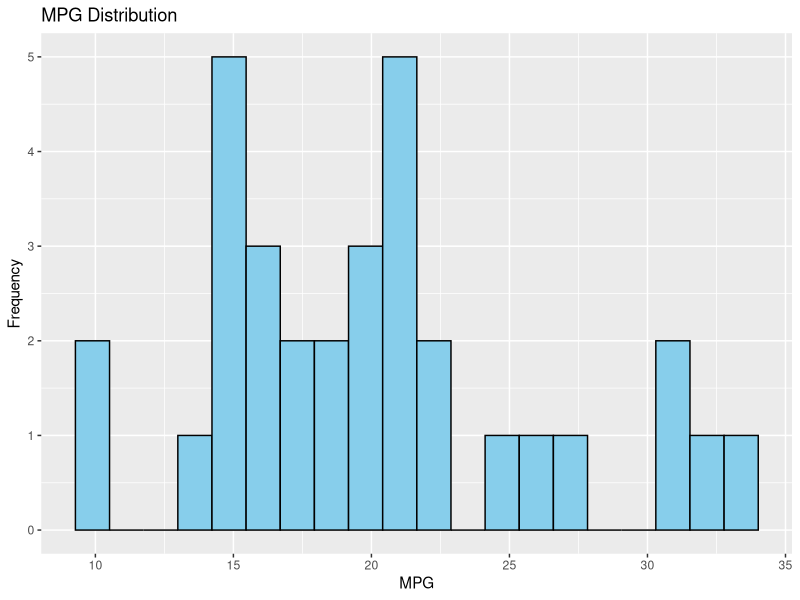
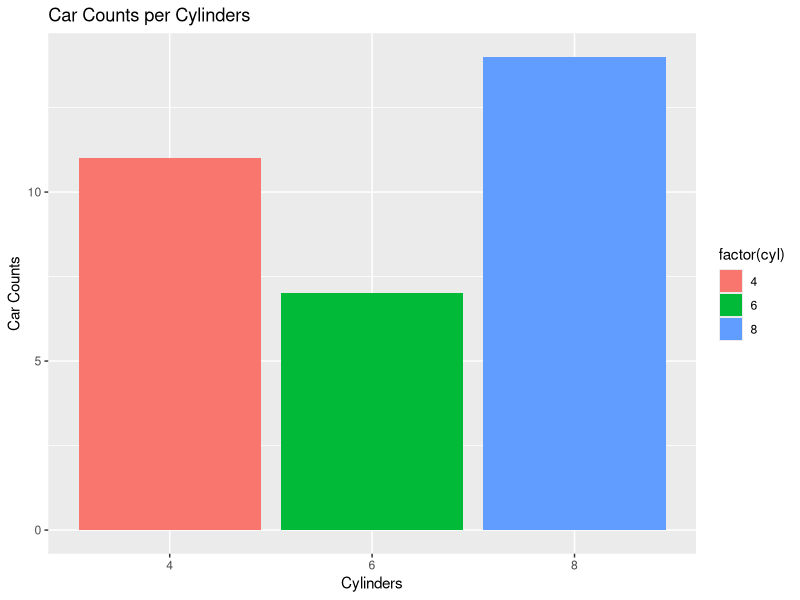
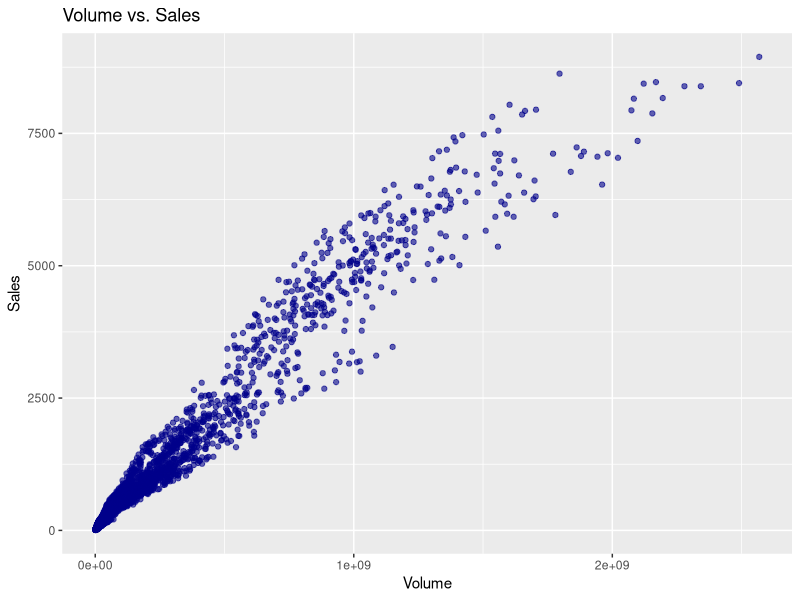
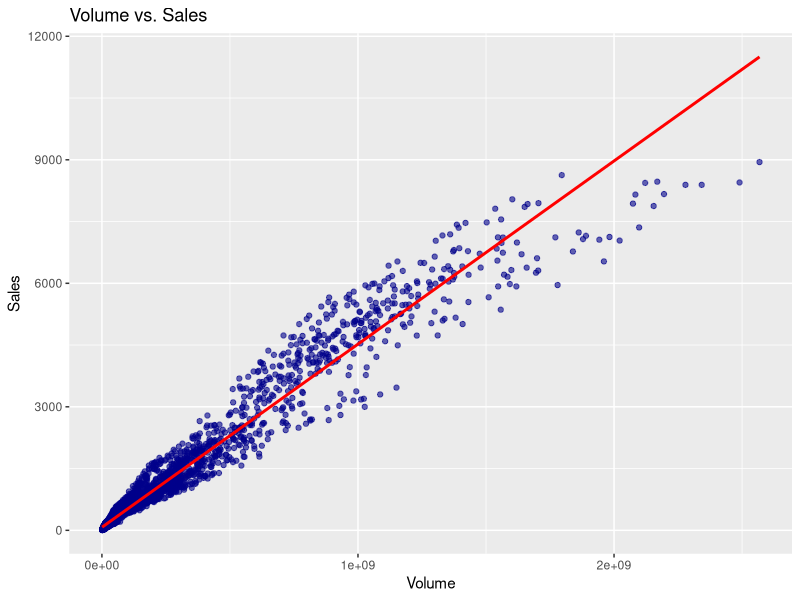

The R source for these figures, in order:
library(ggplot2)
histogram_mpg <- ggplot(mtcars, aes(x = mpg)) +  
  geom_histogram(fill = "skyblue", color = "black", bins = 20) +
  labs(title = "MPG Distribution", x = "MPG", y = "Frequency")
barplot_manufacturer <- ggplot(mtcars, aes(x = factor(cyl), fill = factor(cyl))) +
  geom_bar() +
  labs(title = "Car Counts per Cylinders", x = "Cylinders", y = "Car Counts")
scatterplot_txhousing <- ggplot(txhousing, aes(x = volume, y = sales)) +
  geom_point(alpha = 0.6, color = "darkblue") +
  labs(title = "Volume vs. Sales", x = "Volume", y = "Sales")
scatterplot_with_smooth <- scatterplot_txhousing + 
  geom_smooth(method = "lm", se = FALSE, color = "red")

print(histogram_mpg)
print(barplot_manufacturer)
print(scatterplot_txhousing)
print(scatterplot_with_smooth)